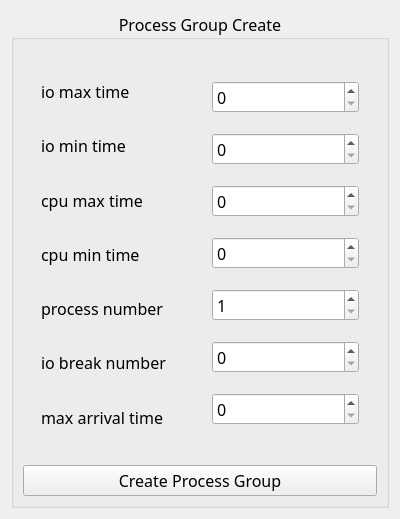
<?xml version="1.0" encoding="UTF-8"?>
<ui version="4.0">
 <class>Wig_DataCreate</class>
 <widget class="QWidget" name="Wig_DataCreate">
  <property name="geometry">
   <rect>
    <x>0</x>
    <y>0</y>
    <width>400</width>
    <height>519</height>
   </rect>
  </property>
  <property name="windowTitle">
   <string>Form</string>
  </property>
  <layout class="QGridLayout" name="gridLayout">
   <item row="0" column="0">
    <widget class="QGroupBox" name="GCreateProcessGroup">
     <property name="font">
      <font>
       <family>Adwaita Sans</family>
       <pointsize>12</pointsize>
       <italic>false</italic>
      </font>
     </property>
     <property name="title">
      <string>Process Group Create</string>
     </property>
     <property name="alignment">
      <set>Qt::AlignmentFlag::AlignCenter</set>
     </property>
     <layout class="QVBoxLayout" name="verticalLayout">
      <item>
       <widget class="QWidget" name="Wig_CreateMenu" native="true">
        <layout class="QHBoxLayout" name="horizontalLayout">
         <item>
          <widget class="QWidget" name="WCreateMenuTitle" native="true">
           <layout class="QVBoxLayout" name="verticalLayout_3">
            <item>
             <widget class="QLabel" name="label">
              <property name="text">
               <string>io max time</string>
              </property>
             </widget>
            </item>
            <item>
             <widget class="QLabel" name="label_2">
              <property name="text">
               <string>io min time</string>
              </property>
             </widget>
            </item>
            <item>
             <widget class="QLabel" name="label_3">
              <property name="text">
               <string>cpu max time</string>
              </property>
             </widget>
            </item>
            <item>
             <widget class="QLabel" name="label_4">
              <property name="text">
               <string>cpu min time</string>
              </property>
             </widget>
            </item>
            <item>
             <widget class="QLabel" name="label_5">
              <property name="text">
               <string>process number</string>
              </property>
             </widget>
            </item>
            <item>
             <widget class="QLabel" name="label_6">
              <property name="text">
               <string>io break number</string>
              </property>
             </widget>
            </item>
            <item>
             <widget class="QLabel" name="label_7">
              <property name="text">
               <string>max arrival time</string>
              </property>
             </widget>
            </item>
           </layout>
           <zorder>label_2</zorder>
           <zorder>label_3</zorder>
           <zorder>label_4</zorder>
           <zorder>label_5</zorder>
           <zorder>label_6</zorder>
           <zorder>label</zorder>
           <zorder>label_7</zorder>
          </widget>
         </item>
         <item>
          <widget class="QWidget" name="Wig_values" native="true">
           <layout class="QVBoxLayout" name="verticalLayout_2">
            <item>
             <widget class="QSpinBox" name="SpinBoxMaxIoTime"/>
            </item>
            <item>
             <widget class="QSpinBox" name="SpinBoxMinIoTime"/>
            </item>
            <item>
             <widget class="QSpinBox" name="SpinBoxMaxCpuTime"/>
            </item>
            <item>
             <widget class="QSpinBox" name="SpinBoxMinCpuTime"/>
            </item>
            <item>
             <widget class="QSpinBox" name="SpinBoxProcesNumb">
              <property name="minimum">
               <number>1</number>
              </property>
              <property name="maximum">
               <number>10000</number>
              </property>
             </widget>
            </item>
            <item>
             <widget class="QSpinBox" name="SpinBoxIoBreak"/>
            </item>
            <item>
             <widget class="QSpinBox" name="SpinBoxMaxArrivalTime"/>
            </item>
           </layout>
          </widget>
         </item>
        </layout>
       </widget>
      </item>
      <item>
       <widget class="QPushButton" name="Button_CreateProcess">
        <property name="text">
         <string>Create Process Group</string>
        </property>
       </widget>
      </item>
     </layout>
    </widget>
   </item>
  </layout>
 </widget>
 <resources/>
 <connections/>
</ui>
